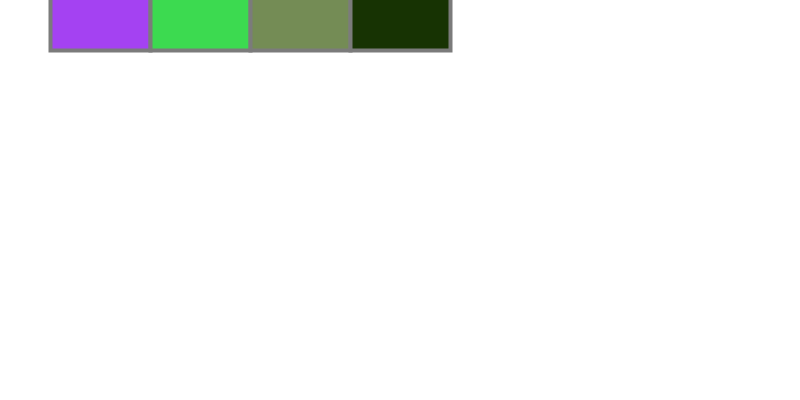
Frame 1 (no input)
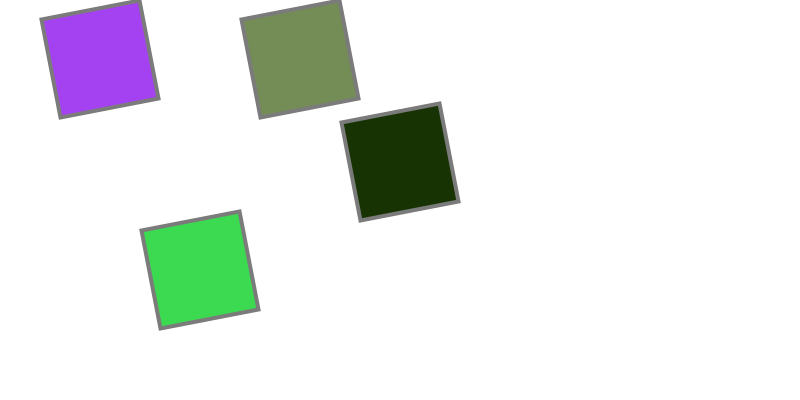
Frame 60 (the mouse pressed at the canvas centre just before this capture)
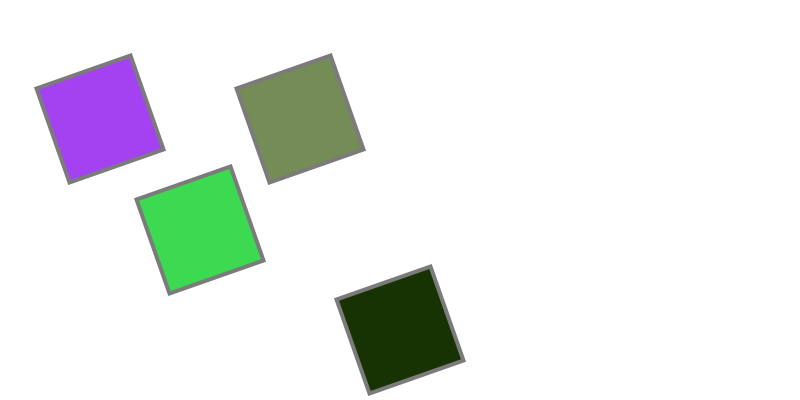
Frame 120 (the mouse held since frame 60 and released just before this capture)

The Processing sketch that drew these frames (run headless with seeded random() and noise(); from frame 60 on, the mouse is pressed at the canvas centre):

// Processing sketch: aula13_g2_ex4
// ── aula13_g2_ex4.pde
//instanciar 
Bola bola1, bola2, bola3, bola4, bola5,bola6;
void setup(){ size(800,400);
bola1 = new Bola(100,1);
bola2 = new Bola(200,10);
bola3 = new Bola(300,1);
bola4 = new Bola(400,8);
bola5 = new Bola(500,5);
bola6 = new Bola(600,4);
}

void draw(){
  background(255);
  bola1.desenho();
  bola1.movimento();
  bola1.rodarr();
  bola2.desenho();
  bola2.movimento();
  bola2.rodarr();
    bola3.desenho();
  bola3.movimento();
    bola3.rodarr();
  bola4.desenho();
  bola4.movimento();
    bola4.rodarr();
}

// ── desenhos.pde
//template
class Bola {
  //dados
  float y;
  float x;
  float velocidade;
  float r, g, b;
  float roda;
  //arranque, tem o mesmo nome da classe
  //construtor
  Bola(float posX, float velo) {
    x=posX;
    y=0;
    velocidade= velo;
    r=random(255);
    g=random(255);
    b=random(255);
    roda=0;
  }

  void desenho() {
    rectMode(CENTER);
    fill(r, g, b);
    stroke(123);
    strokeWeight(4);
    pushMatrix();
    translate(x, y);
    rotate(roda);
    rect(0, 0, 100, 100);
    popMatrix();
    rectMode(CORNER);
  }
  void movimento() {
    if (y>350) {
      y=50;
    } else {
      y=y+velocidade;
    }
  }
  void rodarr() {
    roda=roda+0.05;
  }
}
